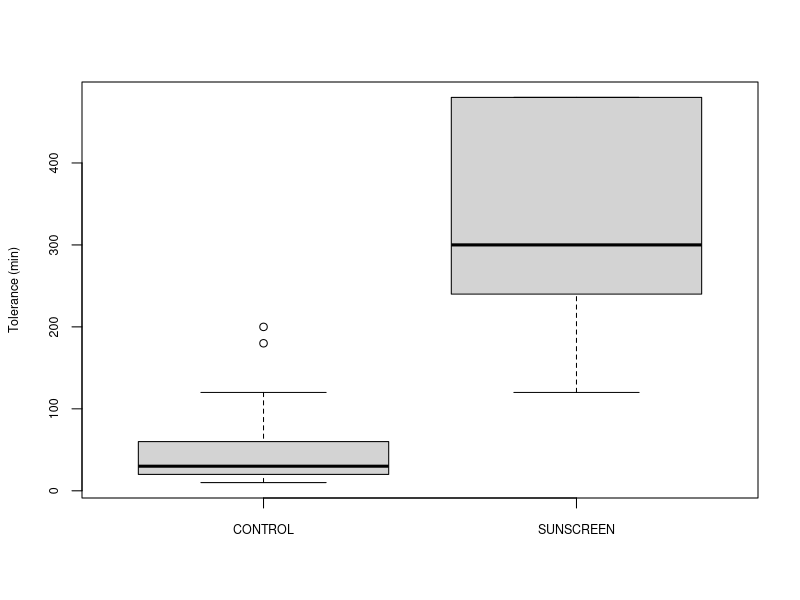
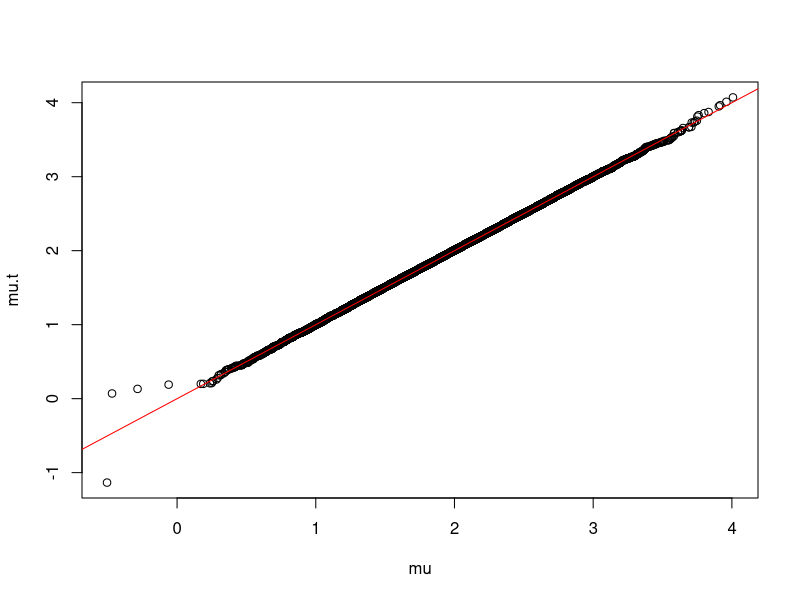

The R script that drew these images, in order:
# SPF example: lecture 4, slide 22
spf <- read.table("data/spf.txt", header = T, sep = "\t")
boxplot(spf, ylab = "Tolerance (min)", cex.lab = 0.75, cex.axis = 0.75)

y <- log(spf$SUNSCREEN / spf$CONTROL)
ybar <- mean(y)
n <- length(y)

# prior hyperparameters
m0 <- 0
k0 <- 0.1
v0 <- 10
s0 <- 4

# posterior hyperparameters
kn <- k0 + n
mn <- (k0 * m0 + n * ybar) / kn
vn <- v0 + n
sn <- (v0 * s0 + (n - 1) * var(y) + (k0 * n / kn) * (ybar - m0)^2) / vn

# draw samples
nsamp <- 1e5
phi <- rgamma(n = nsamp, shape = vn / 2, rate = sn * vn / 2)
sigma2 <- 1 / phi
mu <- rnorm(nsamp, mn, sqrt(sigma2 / kn))
mu.t <- rt(nsamp, vn) * sqrt(sn / kn) + mn
qqplot(mu, mu.t)
abline(a = 0, b = 1, col = "red")
